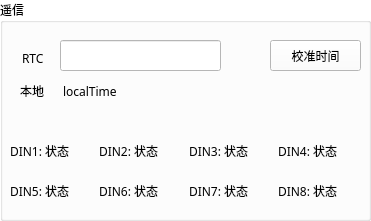
   <widget class="QGroupBox" name="groupBox_2">
    <property name="geometry">
     <rect>
      <x>10</x>
      <y>148</y>
      <width>371</width>
      <height>221</height>
     </rect>
    </property>
    <property name="palette">
     <palette>
      <active>
       <colorrole role="WindowText">
        <brush brushstyle="SolidPattern">
         <color alpha="255">
          <red>0</red>
          <green>0</green>
          <blue>0</blue>
         </color>
        </brush>
       </colorrole>
       <colorrole role="Button">
        <brush brushstyle="SolidPattern">
         <color alpha="255">
          <red>255</red>
          <green>255</green>
          <blue>255</blue>
         </color>
        </brush>
       </colorrole>
       <colorrole role="Light">
        <brush brushstyle="SolidPattern">
         <color alpha="255">
          <red>255</red>
          <green>255</green>
          <blue>255</blue>
         </color>
        </brush>
       </colorrole>
       <colorrole role="Midlight">
        <brush brushstyle="SolidPattern">
         <color alpha="255">
          <red>255</red>
          <green>255</green>
          <blue>255</blue>
         </color>
        </brush>
       </colorrole>
       <colorrole role="Dark">
        <brush brushstyle="SolidPattern">
         <color alpha="255">
          <red>127</red>
          <green>127</green>
          <blue>127</blue>
         </color>
        </brush>
       </colorrole>
       <colorrole role="Mid">
        <brush brushstyle="SolidPattern">
         <color alpha="255">
          <red>170</red>
          <green>170</green>
          <blue>170</blue>
         </color>
        </brush>
       </colorrole>
       <colorrole role="Text">
        <brush brushstyle="SolidPattern">
         <color alpha="255">
          <red>0</red>
          <green>0</green>
          <blue>0</blue>
         </color>
        </brush>
       </colorrole>
       <colorrole role="BrightText">
        <brush brushstyle="SolidPattern">
         <color alpha="255">
          <red>255</red>
          <green>255</green>
          <blue>255</blue>
         </color>
        </brush>
       </colorrole>
       <colorrole role="ButtonText">
        <brush brushstyle="SolidPattern">
         <color alpha="255">
          <red>0</red>
          <green>0</green>
          <blue>0</blue>
         </color>
        </brush>
       </colorrole>
       <colorrole role="Base">
        <brush brushstyle="SolidPattern">
         <color alpha="255">
          <red>255</red>
          <green>255</green>
          <blue>255</blue>
         </color>
        </brush>
       </colorrole>
       <colorrole role="Window">
        <brush brushstyle="SolidPattern">
         <color alpha="255">
          <red>255</red>
          <green>255</green>
          <blue>255</blue>
         </color>
        </brush>
       </colorrole>
       <colorrole role="Shadow">
        <brush brushstyle="SolidPattern">
         <color alpha="255">
          <red>0</red>
          <green>0</green>
          <blue>0</blue>
         </color>
        </brush>
       </colorrole>
       <colorrole role="AlternateBase">
        <brush brushstyle="SolidPattern">
         <color alpha="255">
          <red>255</red>
          <green>255</green>
          <blue>255</blue>
         </color>
        </brush>
       </colorrole>
       <colorrole role="ToolTipBase">
        <brush brushstyle="SolidPattern">
         <color alpha="255">
          <red>255</red>
          <green>255</green>
          <blue>220</blue>
         </color>
        </brush>
       </colorrole>
       <colorrole role="ToolTipText">
        <brush brushstyle="SolidPattern">
         <color alpha="255">
          <red>0</red>
          <green>0</green>
          <blue>0</blue>
         </color>
        </brush>
       </colorrole>
      </active>
      <inactive>
       <colorrole role="WindowText">
        <brush brushstyle="SolidPattern">
         <color alpha="255">
          <red>0</red>
          <green>0</green>
          <blue>0</blue>
         </color>
        </brush>
       </colorrole>
       <colorrole role="Button">
        <brush brushstyle="SolidPattern">
         <color alpha="255">
          <red>255</red>
          <green>255</green>
          <blue>255</blue>
         </color>
        </brush>
       </colorrole>
       <colorrole role="Light">
        <brush brushstyle="SolidPattern">
         <color alpha="255">
          <red>255</red>
          <green>255</green>
          <blue>255</blue>
         </color>
        </brush>
       </colorrole>
       <colorrole role="Midlight">
        <brush brushstyle="SolidPattern">
         <color alpha="255">
          <red>255</red>
          <green>255</green>
          <blue>255</blue>
         </color>
        </brush>
       </colorrole>
       <colorrole role="Dark">
        <brush brushstyle="SolidPattern">
         <color alpha="255">
          <red>127</red>
          <green>127</green>
          <blue>127</blue>
         </color>
        </brush>
       </colorrole>
       <colorrole role="Mid">
        <brush brushstyle="SolidPattern">
         <color alpha="255">
          <red>170</red>
          <green>170</green>
          <blue>170</blue>
         </color>
        </brush>
       </colorrole>
       <colorrole role="Text">
        <brush brushstyle="SolidPattern">
         <color alpha="255">
          <red>0</red>
          <green>0</green>
          <blue>0</blue>
         </color>
        </brush>
       </colorrole>
       <colorrole role="BrightText">
        <brush brushstyle="SolidPattern">
         <color alpha="255">
          <red>255</red>
          <green>255</green>
          <blue>255</blue>
         </color>
        </brush>
       </colorrole>
       <colorrole role="ButtonText">
        <brush brushstyle="SolidPattern">
         <color alpha="255">
          <red>0</red>
          <green>0</green>
          <blue>0</blue>
         </color>
        </brush>
       </colorrole>
       <colorrole role="Base">
        <brush brushstyle="SolidPattern">
         <color alpha="255">
          <red>255</red>
          <green>255</green>
          <blue>255</blue>
         </color>
        </brush>
       </colorrole>
       <colorrole role="Window">
        <brush brushstyle="SolidPattern">
         <color alpha="255">
          <red>255</red>
          <green>255</green>
          <blue>255</blue>
         </color>
        </brush>
       </colorrole>
       <colorrole role="Shadow">
        <brush brushstyle="SolidPattern">
         <color alpha="255">
          <red>0</red>
          <green>0</green>
          <blue>0</blue>
         </color>
        </brush>
       </colorrole>
       <colorrole role="AlternateBase">
        <brush brushstyle="SolidPattern">
         <color alpha="255">
          <red>255</red>
          <green>255</green>
          <blue>255</blue>
         </color>
        </brush>
       </colorrole>
       <colorrole role="ToolTipBase">
        <brush brushstyle="SolidPattern">
         <color alpha="255">
          <red>255</red>
          <green>255</green>
          <blue>220</blue>
         </color>
        </brush>
       </colorrole>
       <colorrole role="ToolTipText">
        <brush brushstyle="SolidPattern">
         <color alpha="255">
          <red>0</red>
          <green>0</green>
          <blue>0</blue>
         </color>
        </brush>
       </colorrole>
      </inactive>
      <disabled>
       <colorrole role="WindowText">
        <brush brushstyle="SolidPattern">
         <color alpha="255">
          <red>127</red>
          <green>127</green>
          <blue>127</blue>
         </color>
        </brush>
       </colorrole>
       <colorrole role="Button">
        <brush brushstyle="SolidPattern">
         <color alpha="255">
          <red>255</red>
          <green>255</green>
          <blue>255</blue>
         </color>
        </brush>
       </colorrole>
       <colorrole role="Light">
        <brush brushstyle="SolidPattern">
         <color alpha="255">
          <red>255</red>
          <green>255</green>
          <blue>255</blue>
         </color>
        </brush>
       </colorrole>
       <colorrole role="Midlight">
        <brush brushstyle="SolidPattern">
         <color alpha="255">
          <red>255</red>
          <green>255</green>
          <blue>255</blue>
         </color>
        </brush>
       </colorrole>
       <colorrole role="Dark">
        <brush brushstyle="SolidPattern">
         <color alpha="255">
          <red>127</red>
          <green>127</green>
          <blue>127</blue>
         </color>
        </brush>
       </colorrole>
       <colorrole role="Mid">
        <brush brushstyle="SolidPattern">
         <color alpha="255">
          <red>170</red>
          <green>170</green>
          <blue>170</blue>
         </color>
        </brush>
       </colorrole>
       <colorrole role="Text">
        <brush brushstyle="SolidPattern">
         <color alpha="255">
          <red>127</red>
          <green>127</green>
          <blue>127</blue>
         </color>
        </brush>
       </colorrole>
       <colorrole role="BrightText">
        <brush brushstyle="SolidPattern">
         <color alpha="255">
          <red>255</red>
          <green>255</green>
          <blue>255</blue>
         </color>
        </brush>
       </colorrole>
       <colorrole role="ButtonText">
        <brush brushstyle="SolidPattern">
         <color alpha="255">
          <red>127</red>
          <green>127</green>
          <blue>127</blue>
         </color>
        </brush>
       </colorrole>
       <colorrole role="Base">
        <brush brushstyle="SolidPattern">
         <color alpha="255">
          <red>255</red>
          <green>255</green>
          <blue>255</blue>
         </color>
        </brush>
       </colorrole>
       <colorrole role="Window">
        <brush brushstyle="SolidPattern">
         <color alpha="255">
          <red>255</red>
          <green>255</green>
          <blue>255</blue>
         </color>
        </brush>
       </colorrole>
       <colorrole role="Shadow">
        <brush brushstyle="SolidPattern">
         <color alpha="255">
          <red>0</red>
          <green>0</green>
          <blue>0</blue>
         </color>
        </brush>
       </colorrole>
       <colorrole role="AlternateBase">
        <brush brushstyle="SolidPattern">
         <color alpha="255">
          <red>255</red>
          <green>255</green>
          <blue>255</blue>
         </color>
        </brush>
       </colorrole>
       <colorrole role="ToolTipBase">
        <brush brushstyle="SolidPattern">
         <color alpha="255">
          <red>255</red>
          <green>255</green>
          <blue>220</blue>
         </color>
        </brush>
       </colorrole>
       <colorrole role="ToolTipText">
        <brush brushstyle="SolidPattern">
         <color alpha="255">
          <red>0</red>
          <green>0</green>
          <blue>0</blue>
         </color>
        </brush>
       </colorrole>
      </disabled>
     </palette>
    </property>
    <property name="font">
     <font>
      <family>微软雅黑</family>
     </font>
    </property>
    <property name="acceptDrops">
     <bool>false</bool>
    </property>
    <property name="layoutDirection">
     <enum>Qt::LeftToRight</enum>
    </property>
    <property name="autoFillBackground">
     <bool>false</bool>
    </property>
    <property name="title">
     <string>遥信</string>
    </property>
    <property name="flat">
     <bool>false</bool>
    </property>
    <property name="checkable">
     <bool>false</bool>
    </property>
    <widget class="QWidget" name="horizontalLayoutWidget">
     <property name="geometry">
      <rect>
       <x>10</x>
       <y>130</y>
       <width>351</width>
       <height>41</height>
      </rect>
     </property>
     <layout class="QHBoxLayout" name="horizontalLayout">
      <item>
       <widget class="QLabel" name="stateLabel_0">
        <property name="font">
         <font>
          <weight>50</weight>
          <italic>false</italic>
          <bold>false</bold>
          <underline>false</underline>
          <strikeout>false</strikeout>
         </font>
        </property>
        <property name="text">
         <string>DIN1: 状态</string>
        </property>
       </widget>
      </item>
      <item>
       <widget class="QLabel" name="stateLabel_1">
        <property name="text">
         <string>DIN2: 状态</string>
        </property>
       </widget>
      </item>
      <item>
       <widget class="QLabel" name="stateLabel_2">
        <property name="text">
         <string>DIN3: 状态</string>
        </property>
       </widget>
      </item>
      <item>
       <widget class="QLabel" name="stateLabel_3">
        <property name="text">
         <string>DIN4: 状态</string>
        </property>
       </widget>
      </item>
     </layout>
    </widget>
    <widget class="QWidget" name="horizontalLayoutWidget_2">
     <property name="geometry">
      <rect>
       <x>10</x>
       <y>170</y>
       <width>351</width>
       <height>41</height>
      </rect>
     </property>
     <layout class="QHBoxLayout" name="horizontalLayout_2">
      <item>
       <widget class="QLabel" name="stateLabel_4">
        <property name="text">
         <string>DIN5: 状态</string>
        </property>
       </widget>
      </item>
      <item>
       <widget class="QLabel" name="stateLabel_5">
        <property name="text">
         <string>DIN6: 状态</string>
        </property>
       </widget>
      </item>
      <item>
       <widget class="QLabel" name="stateLabel_6">
        <property name="text">
         <string>DIN7: 状态</string>
        </property>
       </widget>
      </item>
      <item>
       <widget class="QLabel" name="stateLabel_7">
        <property name="text">
         <string>DIN8: 状态</string>
        </property>
       </widget>
      </item>
     </layout>
    </widget>
    <widget class="QPushButton" name="calibrateTimeButton">
     <property name="geometry">
      <rect>
       <x>270</x>
       <y>40</y>
       <width>91</width>
       <height>31</height>
      </rect>
     </property>
     <property name="cursor">
      <cursorShape>ArrowCursor</cursorShape>
     </property>
     <property name="text">
      <string>校准时间</string>
     </property>
    </widget>
    <widget class="QLineEdit" name="rtcLineEdit">
     <property name="enabled">
      <bool>true</bool>
     </property>
     <property name="geometry">
      <rect>
       <x>60</x>
       <y>40</y>
       <width>161</width>
       <height>31</height>
      </rect>
     </property>
    </widget>
    <widget class="QLabel" name="label_8">
     <property name="geometry">
      <rect>
       <x>20</x>
       <y>83</y>
       <width>31</width>
       <height>16</height>
      </rect>
     </property>
     <property name="text">
      <string>本地</string>
     </property>
    </widget>
    <widget class="QLabel" name="sysTimeLabel">
     <property name="geometry">
      <rect>
       <x>63</x>
       <y>81</y>
       <width>161</width>
       <height>20</height>
      </rect>
     </property>
     <property name="text">
      <string>localTime</string>
     </property>
    </widget>
    <widget class="QLabel" name="label_9">
     <property name="geometry">
      <rect>
       <x>22</x>
       <y>50</y>
       <width>31</width>
       <height>16</height>
      </rect>
     </property>
     <property name="text">
      <string>RTC</string>
     </property>
    </widget>
   </widget>
